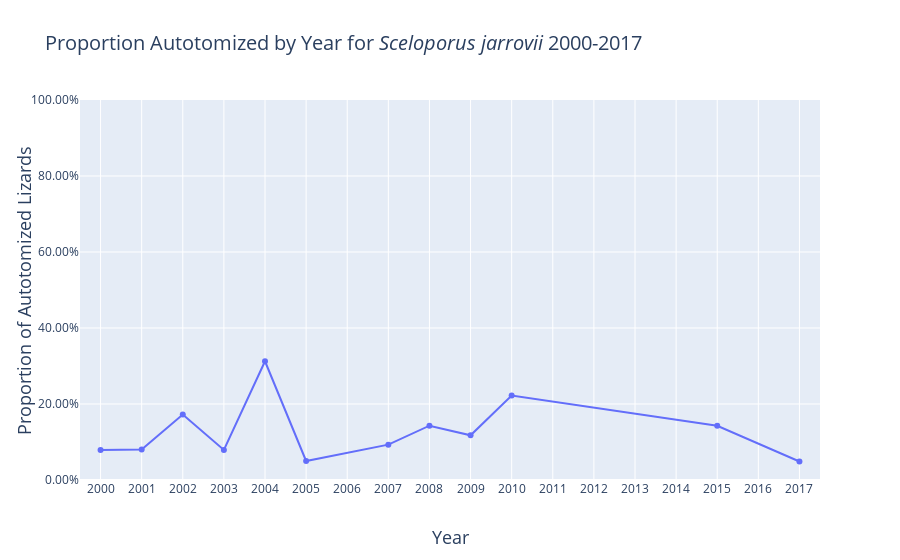

Notebook code for this chart:
### Code cell
Sjarrovii = go.Scatter(x = populationSize_aut.loc[(populationSize_aut.propAutotomized.notna())].year
           , y = populationSize_aut.loc[(populationSize_aut.propAutotomized.notna())].propAutotomized
          ,name = 'Autotomized <i>S. jarrovii</i>')



data = [Sjarrovii]
layout = go.Layout(
    title = 'Proportion Autotomized by Year for <i>Sceloporus jarrovii</i> 2000-2017',
    titlefont = dict(
        size = 20),
    xaxis = dict(
        dtick = 1,
        title = 'Year',
        titlefont = dict(
            size = 18),
        range = [1999.5,2017.5]),
    yaxis = dict(
        tickformat=".2%",
        title = 'Proportion of Autotomized Lizards',
        titlefont = dict(
            size = 18),
    range=[0,1])
)
fig = go.Figure(
        data = data,
        layout = layout)
iplot(fig, filename = 'Proportion Autotomized by Year for Sceloporus jarrovii 2000-2017.html')
# plot(fig, filename = 'Proportion Autotomized by Year for Sceloporus jarrovii 2000-2017.html')

### Figure 1 — Plotly figure (JSON) as saved in the notebook; plotly's stock layout.template omitted (floating-point values rounded to 4 significant figures)
{"data": [{"name": "Autotomized <i>S. jarrovii</i>", "type": "scatter", "x": [2000, 2001, 2002, 2003, 2004, 2005, 2007, 2008, 2009, 2010, 2015, 2017], "y": [0.07895, 0.08, 0.1724, 0.07895, 0.3125, 0.05, 0.09302, 0.1429, 0.1176, 0.2222, 0.1429, 0.04878]}], "layout": {"title": {"font": {"size": 20}, "text": "Proportion Autotomized by Year for <i>Sceloporus jarrovii</i> 2000-2017"}, "xaxis": {"dtick": 1, "range": [2000.0, 2018.0], "title": {"font": {"size": 18}, "text": "Year"}}, "yaxis": {"range": [0, 1], "tickformat": ".2%", "title": {"font": {"size": 18}, "text": "Proportion of Autotomized Lizards"}}}}
